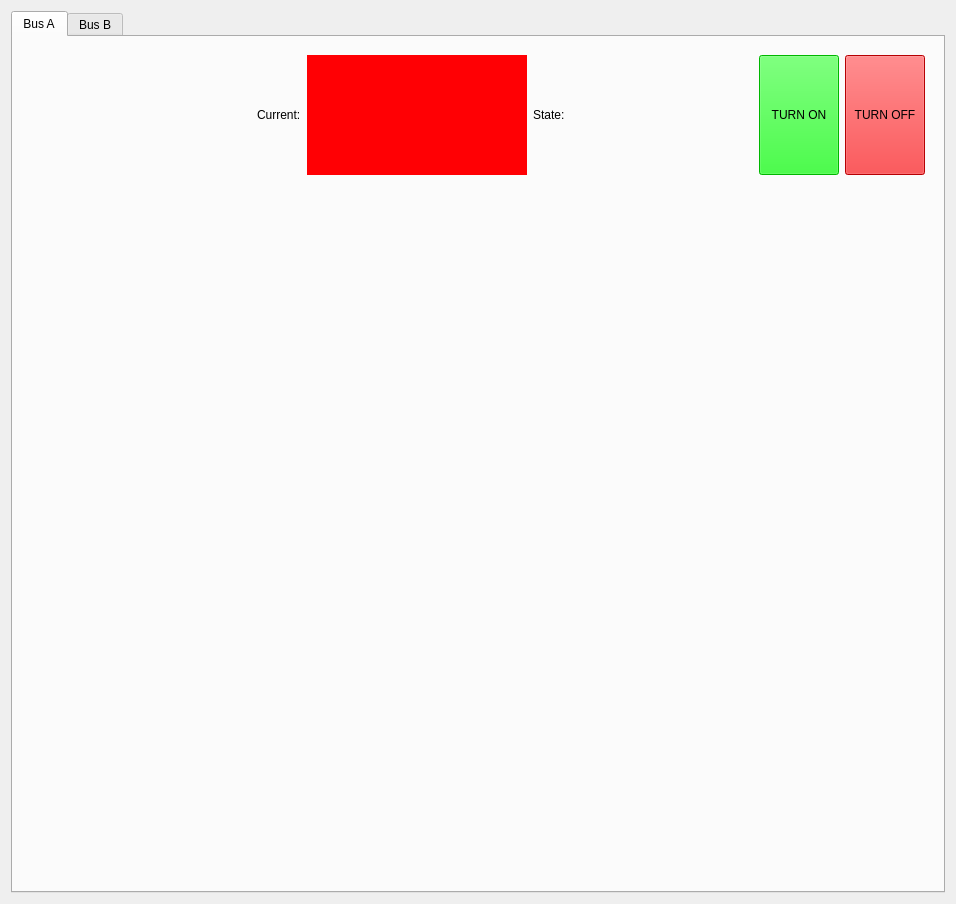
<?xml version="1.0" encoding="UTF-8"?>
<ui version="4.0">
 <class>Form</class>
 <widget class="PyDMFrame" name="Form">
  <property name="geometry">
   <rect>
    <x>0</x>
    <y>0</y>
    <width>956</width>
    <height>904</height>
   </rect>
  </property>
  <property name="windowTitle">
   <string>Form</string>
  </property>
  <layout class="QVBoxLayout" name="verticalLayout_2">
   <item>
    <widget class="PyDMTabWidget" name="PyDMTabWidget">
     <property name="toolTip">
      <string/>
     </property>
     <property name="whatsThis">
      <string/>
     </property>
     <property name="currentIndex">
      <number>0</number>
     </property>
     <property name="alarmChannels">
      <stringlist>
       <string></string>
       <string></string>
      </stringlist>
     </property>
     <widget class="QWidget" name="BusA_Tab">
      <attribute name="title">
       <string>Bus A</string>
      </attribute>
      <layout class="QVBoxLayout" name="verticalLayout_3">
       <item>
        <layout class="QVBoxLayout" name="verticalLayout">
         <property name="spacing">
          <number>2</number>
         </property>
         <item>
          <widget class="PyDMFrame" name="FrameOutputA_1">
           <property name="toolTip">
            <string/>
           </property>
           <layout class="QGridLayout" name="gridLayout_2">
            <item row="0" column="0">
             <layout class="QGridLayout" name="gridLayout">
              <item row="0" column="3">
               <widget class="PyDMLabel" name="PyDMLabel_4">
                <property name="toolTip">
                 <string/>
                </property>
                <property name="text">
                 <string>State:</string>
                </property>
               </widget>
              </item>
              <item row="0" column="1">
               <widget class="PyDMLabel" name="PyDMLabel">
                <property name="sizePolicy">
                 <sizepolicy hsizetype="Fixed" vsizetype="Preferred">
                  <horstretch>0</horstretch>
                  <verstretch>0</verstretch>
                 </sizepolicy>
                </property>
                <property name="toolTip">
                 <string/>
                </property>
                <property name="text">
                 <string>Current:</string>
                </property>
               </widget>
              </item>
              <item row="0" column="0">
               <widget class="PyDMLabel" name="PyDMLabel_3">
                <property name="toolTip">
                 <string/>
                </property>
                <property name="alignment">
                 <set>Qt::AlignCenter</set>
                </property>
                <property name="channel" stdset="0">
                 <string>ca://${BASE}.DESC</string>
                </property>
               </widget>
              </item>
              <item row="0" column="2">
               <widget class="PyDMLabel" name="PyDMLabel_2">
                <property name="toolTip">
                 <string/>
                </property>
                <property name="styleSheet">
                 <string notr="true">background-color: rgb(255, 0, 4);</string>
                </property>
                <property name="showUnits" stdset="0">
                 <bool>true</bool>
                </property>
                <property name="channel" stdset="0">
                 <string>ca://${BASE}:Output1A:Current</string>
                </property>
               </widget>
              </item>
              <item row="0" column="4">
               <widget class="PyDMPushButton" name="PyDMPushButton">
                <property name="sizePolicy">
                 <sizepolicy hsizetype="Fixed" vsizetype="Minimum">
                  <horstretch>0</horstretch>
                  <verstretch>0</verstretch>
                 </sizepolicy>
                </property>
                <property name="toolTip">
                 <string/>
                </property>
                <property name="styleSheet">
                 <string notr="true">background-color: rgb(0, 255, 0);
color: rgb(0, 0, 0);</string>
                </property>
                <property name="text">
                 <string>TURN ON</string>
                </property>
               </widget>
              </item>
              <item row="0" column="5">
               <widget class="PyDMPushButton" name="PyDMPushButton_2">
                <property name="sizePolicy">
                 <sizepolicy hsizetype="Fixed" vsizetype="Minimum">
                  <horstretch>0</horstretch>
                  <verstretch>0</verstretch>
                 </sizepolicy>
                </property>
                <property name="toolTip">
                 <string/>
                </property>
                <property name="styleSheet">
                 <string notr="true">background-color: rgb(255, 0, 4);</string>
                </property>
                <property name="text">
                 <string>TURN OFF</string>
                </property>
               </widget>
              </item>
             </layout>
            </item>
           </layout>
          </widget>
         </item>
         <item>
          <widget class="PyDMFrame" name="FrameOutputA_2">
           <property name="toolTip">
            <string/>
           </property>
           <layout class="QGridLayout" name="gridLayout_12">
            <item row="0" column="0">
             <layout class="QGridLayout" name="gridLayout_3"/>
            </item>
           </layout>
          </widget>
         </item>
         <item>
          <widget class="PyDMFrame" name="FrameOutputA_3">
           <property name="toolTip">
            <string/>
           </property>
           <layout class="QGridLayout" name="gridLayout_11">
            <item row="0" column="0">
             <layout class="QGridLayout" name="gridLayout_4"/>
            </item>
           </layout>
          </widget>
         </item>
         <item>
          <widget class="PyDMFrame" name="FrameOutputA_4">
           <property name="toolTip">
            <string/>
           </property>
           <layout class="QGridLayout" name="gridLayout_10">
            <item row="0" column="0">
             <layout class="QGridLayout" name="gridLayout_5"/>
            </item>
           </layout>
          </widget>
         </item>
         <item>
          <widget class="PyDMFrame" name="FrameOutputA_5">
           <property name="toolTip">
            <string/>
           </property>
           <layout class="QGridLayout" name="gridLayout_9">
            <item row="0" column="0">
             <layout class="QGridLayout" name="gridLayout_6"/>
            </item>
           </layout>
          </widget>
         </item>
         <item>
          <widget class="PyDMFrame" name="FrameOutputA_6">
           <property name="toolTip">
            <string/>
           </property>
           <layout class="QGridLayout" name="gridLayout_8">
            <item row="0" column="0">
             <layout class="QGridLayout" name="gridLayout_7"/>
            </item>
           </layout>
          </widget>
         </item>
        </layout>
       </item>
      </layout>
     </widget>
     <widget class="QWidget" name="BusB_Tab">
      <attribute name="title">
       <string>Bus B</string>
      </attribute>
      <layout class="QVBoxLayout" name="verticalLayout_5"/>
     </widget>
    </widget>
   </item>
  </layout>
 </widget>
 <customwidgets>
  <customwidget>
   <class>PyDMTabWidget</class>
   <extends>QTabWidget</extends>
   <header>pydm.widgets.tab_bar</header>
  </customwidget>
  <customwidget>
   <class>PyDMLabel</class>
   <extends>QLabel</extends>
   <header>pydm.widgets.label</header>
  </customwidget>
  <customwidget>
   <class>PyDMFrame</class>
   <extends>QFrame</extends>
   <header>pydm.widgets.frame</header>
   <container>1</container>
  </customwidget>
  <customwidget>
   <class>PyDMPushButton</class>
   <extends>QPushButton</extends>
   <header>pydm.widgets.pushbutton</header>
  </customwidget>
 </customwidgets>
 <resources/>
 <connections/>
</ui>
